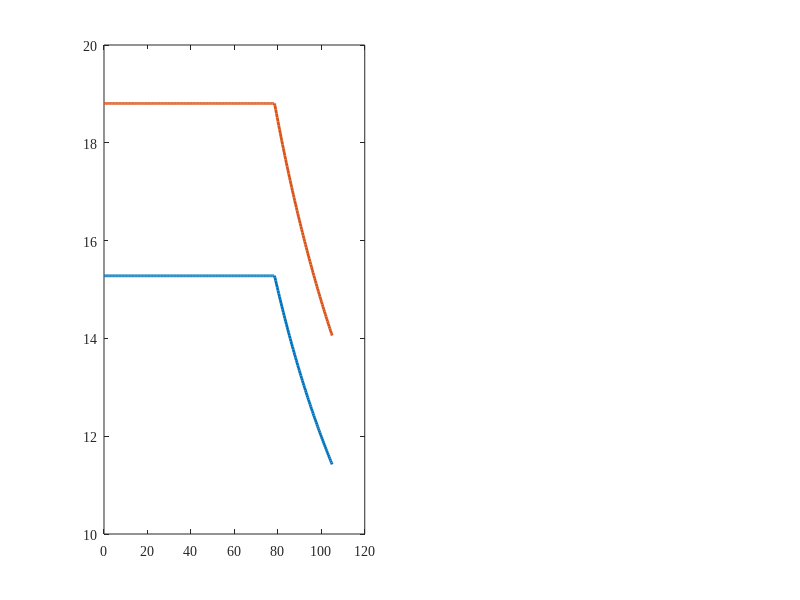

Source code (MATLAB): (Note: this script raises an error after producing the figure.)
function generate_paper2_figures(save_png)
%GENERATE_PAPER2_FIGURES  Generates publication-quality figures for Milestone 5 (Paper 2).
%
%   Target Journal: IEEE Transactions on Mechatronics / IEEE Trans. Industrial Electronics
%   Produces 3 Figures in papers/paper2_electromechanical_drive/figures:
%     - fig1_foc_and_power_balance: FOC torque-speed envelope & 38 s cycle power balance.
%     - fig2_spong_observer_and_impact: Rank-1 Coriolis suppression & boulder impact step response.
%     - fig3_thermal_drift_detuning: Rotor thermal drift (tau_r, slip frequency, and torque error).
%
%   USAGE:
%     generate_paper2_figures();
%     generate_paper2_figures(true); % Export vector PDF and 300 DPI PNGs
%
%   See also RUN_MS05_VERIFICATION_SUITE, MOTOR_FOC_WK20, ELECTROMECHANICAL_GMO.

    if nargin < 1 || isempty(save_png), save_png = true; end

    repo_root = fileparts(fileparts(fileparts(mfilename('fullpath'))));
    addpath(fullfile(repo_root, 'M1', 'scripts'));
    addpath(fullfile(repo_root, 'M5', 'scripts'));

    fig_dir = fullfile(repo_root, 'papers', 'paper2_electromechanical_drive', 'figures');
    if ~exist(fig_dir, 'dir'), mkdir(fig_dir); end

    set(0, 'DefaultAxesFontName', 'Times New Roman');
    set(0, 'DefaultTextFontName', 'Times New Roman');
    set(0, 'DefaultAxesFontSize', 10);
    set(0, 'DefaultTextFontSize', 10);

    % Colors
    c_blue   = [0.00, 0.45, 0.74];
    c_orange = [0.85, 0.33, 0.10];
    c_green  = [0.47, 0.67, 0.19];
    c_purple = [0.49, 0.18, 0.56];

    fprintf('========================================================================================\n');
    fprintf(' GENERATING PUBLICATION FIGURES FOR PAPER 2 (MILESTONE 5)\n');
    fprintf(' Target Directory: %s\n', fig_dir);
    fprintf('========================================================================================\n\n');

    %% ------------------------------------------------------------------------
    %  FIGURE 1: FOC Torque-Speed Envelope & Full-Cycle Power Balance
    %  ------------------------------------------------------------------------
    fprintf('Generating Figure 1: FOC Envelope & 38 s Cycle Power Flow...\n');
    fig1 = figure('Visible', 'off', 'Color', 'w', 'Units', 'inches', 'Position', [1, 1, 7.2, 3.2]);

    % Subplot 1: Hoist Motor Torque-Speed Envelope
    subplot(1, 2, 1);
    w_vec = linspace(0, 105.0, 300); % [rad/s]
    w_base = 78.5; % [rad/s] (25.4 Hz synchronous base speed)
    tau_rated_tot = 15280.0; % [Nm] combined dual motor rated torque
    tau_peak_tot  = 18805.0; % [Nm] combined dual motor peak torque

    tau_rated_curve = zeros(size(w_vec));
    tau_peak_curve  = zeros(size(w_vec));
    for i = 1:numel(w_vec)
        wi = w_vec(i);
        if wi <= w_base
            tau_rated_curve(i) = tau_rated_tot;
            tau_peak_curve(i)  = tau_peak_tot;
        else
            tau_rated_curve(i) = tau_rated_tot * (w_base / wi);
            tau_peak_curve(i)  = tau_peak_tot * (w_base / wi);
        end
    end

    plot(w_vec, tau_peak_curve * 1e-3, 'LineWidth', 2.0, 'Color', c_orange); hold on;
    plot(w_vec, tau_rated_curve * 1e-3, 'LineWidth', 2.0, 'Color', c_blue);
    xline(w_base, 'k--', 'LineWidth', 1.2);
    text(w_base + 2, 18, 'Base Speed 25.4 Hz', 'FontSize', 8);
    grid on; box on;
    xlabel('Hoist Motor Shaft Speed \omega_m (rad/s)');
    ylabel('Shaft Torque \tau_m (kN\cdotm)');
    title('(a) Dual YJ56B1 Field-Weakening');
    legend('Peak Torque (1,500 kW)', 'Continuous Rated (1,200 kW)', 'Location', 'northeast');
    xlim([0, 105]); ylim([0, 22]);

    % Subplot 2: Full 38 s Cycle Power Flow (Motoring vs Regeneration)
    subplot(1, 2, 2);
    t_cyc = linspace(0, 38.0, 500);
    P_elec_sample = zeros(size(t_cyc));
    P_mech_sample = zeros(size(t_cyc));
    for i = 1:numel(t_cyc)
        ti = t_cyc(i);
        if ti <= 12.0
            P_mech_sample(i) = 600.0 * sin(pi * ti / 12.0);
            P_elec_sample(i) = P_mech_sample(i) / (0.93 * 0.94);
        elseif ti <= 20.0
            P_mech_sample(i) = 150.0;
            P_elec_sample(i) = P_mech_sample(i) / (0.93 * 0.94);
        elseif ti <= 25.0
            P_mech_sample(i) = 20.0;
            P_elec_sample(i) = P_mech_sample(i) / (0.93 * 0.94);
        else
            % Regenerative lowering
            tau_ret = (ti - 25.0) / 13.0;
            P_mech_sample(i) = -250.0 * sin(pi * tau_ret);
            P_elec_sample(i) = P_mech_sample(i) * (0.90 * 0.94);
        end
    end

    plot(t_cyc, P_elec_sample, 'LineWidth', 2.0, 'Color', c_blue); hold on;
    plot(t_cyc, P_mech_sample, '--', 'LineWidth', 1.8, 'Color', c_green);
    yline(0, 'k-');
    xline(12.0, 'k:', 'LineWidth', 1.0);
    xline(20.0, 'k:', 'LineWidth', 1.0);
    xline(25.0, 'k:', 'LineWidth', 1.0);
    text(3.5, 700, 'Dig', 'FontSize', 8);
    text(14.5, 700, 'Swing', 'FontSize', 8);
    text(21.0, 700, 'Dump', 'FontSize', 8);
    text(29.0, -250, 'Regen Lowering', 'FontSize', 8, 'Color', c_blue);
    grid on; box on;
    xlabel('Cycle Time t (s)');
    ylabel('Power (kW)');
    title('(b) 38 s Cycle Power & Regeneration');
    legend('DC Inverter Power P_{dc}', 'Joint Power P_{mech}', 'Location', 'northeast');
    xlim([0, 38]); ylim([-300, 800]);

    if save_png
        exportgraphics(fig1, fullfile(fig_dir, 'fig1_foc_and_power_balance.pdf'), 'ContentType', 'vector');
        exportgraphics(fig1, fullfile(fig_dir, 'fig1_foc_and_power_balance.png'), 'Resolution', 300);
        fprintf('  Saved: fig1_foc_and_power_balance.pdf / .png\n');
    end
    close(fig1);

    %% ------------------------------------------------------------------------
    %  FIGURE 2: Spong Observer, Rank-1 Coriolis & Boulder Impact
    %  ------------------------------------------------------------------------
    fprintf('Generating Figure 2: Spong Observer & Boulder Impact Response...\n');
    mat_m3 = fullfile(repo_root, 'M5', 'experiments', 'MS05P03_observer_results.mat');
    obs_data = load(mat_m3);

    fig2 = figure('Visible', 'off', 'Color', 'w', 'Units', 'inches', 'Position', [1, 1, 7.2, 3.2]);

    % Subplot 1: Rank-1 Coriolis Suppression on Unloaded Sweep
    subplot(1, 2, 1);
    t_obs = obs_data.res_comp.t;
    plot(t_obs, obs_data.res_naive.tau_L_hat(:, 1) * 1e-3, '--', 'LineWidth', 1.8, 'Color', c_orange); hold on;
    plot(t_obs, obs_data.res_comp.tau_L_hat(:, 1) * 1e-3, 'LineWidth', 2.0, 'Color', c_blue);
    grid on; box on;
    xlabel('Time t (s)');
    ylabel('False Disturbance Torque (kN\cdotm)');
    title('(a) Rank-1 Coriolis Cancellation');
    legend('Naive GMO (No Rank-1: 22.15 kN\cdotm)', 'Spong GMO with Rank-1 (< 0.06 kN\cdotm)', ...
           'Location', 'northwest');
    xlim([0, 15]); ylim([-2, 25]);

    % Subplot 2: Boulder Impact Step Response at t = 8.0 s
    subplot(1, 2, 2);
    plot(t_obs, obs_data.res_loaded.tau_L_true(:, 1) * 1e-3, 'k--', 'LineWidth', 1.8); hold on;
    plot(t_obs, obs_data.res_loaded.tau_L_hat(:, 1) * 1e-3, 'LineWidth', 2.0, 'Color', c_blue);
    xline(8.0, 'r--', 'LineWidth', 1.2);
    text(8.2, 3800, 'Boulder Step (+300 kN)', 'Color', 'r', 'FontSize', 8);
    grid on; box on;
    xlabel('Time t (s)');
    ylabel('Saddle Load (kN\cdotm)');
    title('(b) Innovation Gating (33.3 ms Response)');
    legend('True Load \tau_L', 'Estimated \tau_{L,hat}', 'Location', 'northwest');
    xlim([6, 12]); ylim([500, 4500]);

    if save_png
        exportgraphics(fig2, fullfile(fig_dir, 'fig2_spong_observer_and_impact.pdf'), 'ContentType', 'vector');
        exportgraphics(fig2, fullfile(fig_dir, 'fig2_spong_observer_and_impact.png'), 'Resolution', 300);
        fprintf('  Saved: fig2_spong_observer_and_impact.pdf / .png\n');
    end
    close(fig2);

    %% ------------------------------------------------------------------------
    %  FIGURE 3: Thermal Detuning & Parameter Drift (Delta T = 0 to +95 C)
    %  ------------------------------------------------------------------------
    fprintf('Generating Figure 3: Summer Thermal Detuning & VFD Slip Drift...\n');
    mat_m4 = fullfile(repo_root, 'M5', 'experiments', 'MS05P04_benchmark_summary.mat');
    m4_data = load(mat_m4);
    c4 = m4_data.report.case4;

    fig3 = figure('Visible', 'off', 'Color', 'w', 'Units', 'inches', 'Position', [1, 1, 7.2, 3.2]);

    % Subplot 1: Rotor Time Constant Decay
    subplot(1, 2, 1);
    plot(c4.T_sweep, c4.tau_r_sweep, 'o-', 'LineWidth', 2.0, 'Color', c_purple, 'MarkerSize', 5);
    grid on; box on;
    xlabel('Rotor Winding Temperature T (^\circC)');
    ylabel('Rotor Time Constant \tau_r (s)');
    title('(a) Rotor Time Constant Decay \tau_r(T)');
    ylim([0.80, 1.25]);

    % Subplot 2: VFD Slip Divergence & Torque Error
    subplot(1, 2, 2);
    yyaxis left;
    plot(c4.T_sweep, c4.slip_freq_sweep, 's-', 'LineWidth', 2.0, 'Color', c_blue, 'MarkerSize', 5);
    ylabel('VFD Slip Frequency f_{slip} (Hz)');
    ylim([1.3, 2.1]);

    yyaxis right;
    plot(c4.T_sweep, c4.detuned_tau_err, '^-', 'LineWidth', 2.0, 'Color', c_orange, 'MarkerSize', 5);
    ylabel('Torque Detuning Error (%)');
    ylim([0, 8]);

    grid on; box on;
    xlabel('Rotor Winding Temperature T (^\circC)');
    title('(b) Slip Divergence & Parameter Detuning');

    if save_png
        exportgraphics(fig3, fullfile(fig_dir, 'fig3_thermal_drift_detuning.pdf'), 'ContentType', 'vector');
        exportgraphics(fig3, fullfile(fig_dir, 'fig3_thermal_drift_detuning.png'), 'Resolution', 300);
        fprintf('  Saved: fig3_thermal_drift_detuning.pdf / .png\n');
    end
    close(fig3);

    fprintf('\nAll Paper 2 figures successfully generated and exported to:\n  %s\n\n', fig_dir);
end
